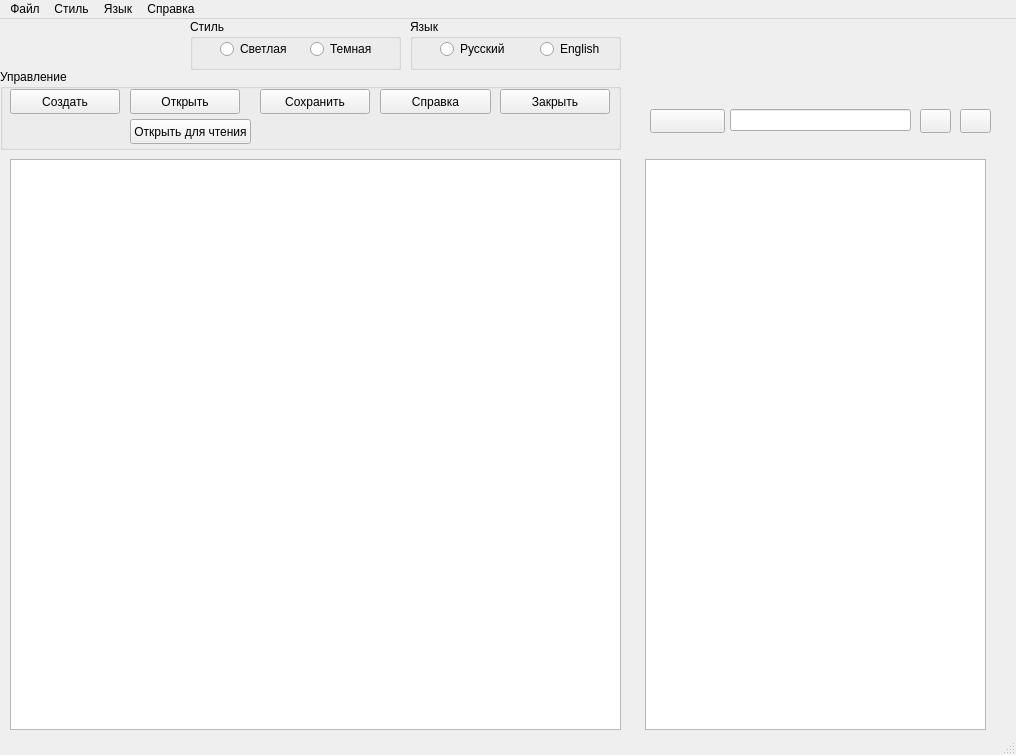
<?xml version="1.0" encoding="UTF-8"?>
<ui version="4.0">
 <class>MainWindow</class>
 <widget class="QMainWindow" name="MainWindow">
  <property name="geometry">
   <rect>
    <x>0</x>
    <y>0</y>
    <width>1016</width>
    <height>755</height>
   </rect>
  </property>
  <property name="windowTitle">
   <string>RK txt </string>
  </property>
  <widget class="QWidget" name="centralwidget">
   <widget class="QTextEdit" name="textEdit">
    <property name="geometry">
     <rect>
      <x>10</x>
      <y>140</y>
      <width>611</width>
      <height>571</height>
     </rect>
    </property>
   </widget>
   <widget class="QPushButton" name="open_pushButton">
    <property name="geometry">
     <rect>
      <x>130</x>
      <y>70</y>
      <width>110</width>
      <height>25</height>
     </rect>
    </property>
    <property name="text">
     <string>Открыть</string>
    </property>
   </widget>
   <widget class="QPushButton" name="save_pushButton">
    <property name="geometry">
     <rect>
      <x>260</x>
      <y>70</y>
      <width>110</width>
      <height>25</height>
     </rect>
    </property>
    <property name="text">
     <string>Сохранить</string>
    </property>
   </widget>
   <widget class="QPushButton" name="new_pushButton">
    <property name="geometry">
     <rect>
      <x>10</x>
      <y>70</y>
      <width>110</width>
      <height>25</height>
     </rect>
    </property>
    <property name="text">
     <string>Создать</string>
    </property>
   </widget>
   <widget class="QPushButton" name="close_pushButton">
    <property name="geometry">
     <rect>
      <x>500</x>
      <y>70</y>
      <width>110</width>
      <height>25</height>
     </rect>
    </property>
    <property name="text">
     <string>Закрыть</string>
    </property>
   </widget>
   <widget class="QPushButton" name="help_pushButton">
    <property name="geometry">
     <rect>
      <x>380</x>
      <y>70</y>
      <width>111</width>
      <height>25</height>
     </rect>
    </property>
    <property name="text">
     <string>Справка</string>
    </property>
   </widget>
   <widget class="QRadioButton" name="radioBtnRU">
    <property name="geometry">
     <rect>
      <x>440</x>
      <y>20</y>
      <width>89</width>
      <height>20</height>
     </rect>
    </property>
    <property name="text">
     <string>Русский</string>
    </property>
   </widget>
   <widget class="QRadioButton" name="radioBtnENG">
    <property name="geometry">
     <rect>
      <x>540</x>
      <y>20</y>
      <width>89</width>
      <height>20</height>
     </rect>
    </property>
    <property name="text">
     <string>English</string>
    </property>
   </widget>
   <widget class="QPushButton" name="openRead_pushButton">
    <property name="geometry">
     <rect>
      <x>130</x>
      <y>100</y>
      <width>121</width>
      <height>25</height>
     </rect>
    </property>
    <property name="text">
     <string>Открыть для чтения</string>
    </property>
   </widget>
   <widget class="QGroupBox" name="groupBox">
    <property name="geometry">
     <rect>
      <x>0</x>
      <y>50</y>
      <width>621</width>
      <height>81</height>
     </rect>
    </property>
    <property name="title">
     <string>Управление</string>
    </property>
   </widget>
   <widget class="QGroupBox" name="groupBoxLang">
    <property name="geometry">
     <rect>
      <x>410</x>
      <y>0</y>
      <width>211</width>
      <height>51</height>
     </rect>
    </property>
    <property name="title">
     <string>Язык</string>
    </property>
   </widget>
   <widget class="QRadioButton" name="radioButtonLight">
    <property name="geometry">
     <rect>
      <x>220</x>
      <y>20</y>
      <width>89</width>
      <height>20</height>
     </rect>
    </property>
    <property name="text">
     <string>Светлая</string>
    </property>
   </widget>
   <widget class="QRadioButton" name="radioButtonDark">
    <property name="geometry">
     <rect>
      <x>310</x>
      <y>20</y>
      <width>89</width>
      <height>20</height>
     </rect>
    </property>
    <property name="text">
     <string>Темная</string>
    </property>
   </widget>
   <widget class="QGroupBox" name="groupBoxStyle">
    <property name="geometry">
     <rect>
      <x>190</x>
      <y>0</y>
      <width>211</width>
      <height>51</height>
     </rect>
    </property>
    <property name="title">
     <string>Стиль</string>
    </property>
   </widget>
   <widget class="QLineEdit" name="lineEdit">
    <property name="geometry">
     <rect>
      <x>730</x>
      <y>90</y>
      <width>181</width>
      <height>22</height>
     </rect>
    </property>
   </widget>
   <widget class="QPushButton" name="pushButton_2">
    <property name="geometry">
     <rect>
      <x>650</x>
      <y>90</y>
      <width>75</width>
      <height>24</height>
     </rect>
    </property>
    <property name="text">
     <string/>
    </property>
    <property name="icon">
     <iconset resource="img.qrc">
      <normaloff>:/img/folderup.png</normaloff>:/img/folderup.png</iconset>
    </property>
   </widget>
   <widget class="QListView" name="listView">
    <property name="geometry">
     <rect>
      <x>645</x>
      <y>140</y>
      <width>341</width>
      <height>571</height>
     </rect>
    </property>
   </widget>
   <widget class="QPushButton" name="pushButton_4">
    <property name="geometry">
     <rect>
      <x>960</x>
      <y>90</y>
      <width>31</width>
      <height>24</height>
     </rect>
    </property>
    <property name="text">
     <string/>
    </property>
    <property name="icon">
     <iconset resource="img.qrc">
      <normaloff>:/img/iconlist.png</normaloff>:/img/iconlist.png</iconset>
    </property>
   </widget>
   <widget class="QPushButton" name="pushButton_3">
    <property name="geometry">
     <rect>
      <x>920</x>
      <y>90</y>
      <width>31</width>
      <height>24</height>
     </rect>
    </property>
    <property name="text">
     <string/>
    </property>
    <property name="icon">
     <iconset resource="img.qrc">
      <normaloff>:/img/list.png</normaloff>:/img/list.png</iconset>
    </property>
   </widget>
   <zorder>groupBoxStyle</zorder>
   <zorder>groupBoxLang</zorder>
   <zorder>groupBox</zorder>
   <zorder>textEdit</zorder>
   <zorder>open_pushButton</zorder>
   <zorder>save_pushButton</zorder>
   <zorder>new_pushButton</zorder>
   <zorder>close_pushButton</zorder>
   <zorder>help_pushButton</zorder>
   <zorder>radioBtnRU</zorder>
   <zorder>radioBtnENG</zorder>
   <zorder>openRead_pushButton</zorder>
   <zorder>radioButtonLight</zorder>
   <zorder>radioButtonDark</zorder>
   <zorder>lineEdit</zorder>
   <zorder>pushButton_2</zorder>
   <zorder>listView</zorder>
   <zorder>pushButton_4</zorder>
   <zorder>pushButton_3</zorder>
  </widget>
  <widget class="QMenuBar" name="menubar">
   <property name="geometry">
    <rect>
     <x>0</x>
     <y>0</y>
     <width>1016</width>
     <height>22</height>
    </rect>
   </property>
   <widget class="QMenu" name="menuMain">
    <property name="title">
     <string>Файл</string>
    </property>
    <widget class="QMenu" name="menuOpen">
     <property name="title">
      <string>Открыть</string>
     </property>
     <addaction name="actionReadOnly"/>
     <addaction name="actionOpen"/>
    </widget>
    <addaction name="actionNew"/>
    <addaction name="menuOpen"/>
    <addaction name="actionSave"/>
    <addaction name="separator"/>
    <addaction name="actionPrint"/>
    <addaction name="separator"/>
    <addaction name="actionClose"/>
   </widget>
   <widget class="QMenu" name="menuStyle">
    <property name="title">
     <string>Стиль</string>
    </property>
    <addaction name="actionLight"/>
    <addaction name="actionDark"/>
   </widget>
   <widget class="QMenu" name="menuLang">
    <property name="title">
     <string>Язык</string>
    </property>
    <addaction name="actionRu"/>
    <addaction name="actionEng"/>
   </widget>
   <widget class="QMenu" name="menuHelp">
    <property name="title">
     <string>Справка</string>
    </property>
    <addaction name="actionHelp"/>
   </widget>
   <addaction name="menuMain"/>
   <addaction name="menuStyle"/>
   <addaction name="menuLang"/>
   <addaction name="menuHelp"/>
  </widget>
  <widget class="QStatusBar" name="statusbar"/>
  <action name="actionNew">
   <property name="text">
    <string>Создать</string>
   </property>
  </action>
  <action name="actionOpen">
   <property name="text">
    <string>Открыть</string>
   </property>
  </action>
  <action name="actionReadOnly">
   <property name="text">
    <string>Только для чтения</string>
   </property>
  </action>
  <action name="actionSave">
   <property name="text">
    <string>Сохранить</string>
   </property>
  </action>
  <action name="actionPrint">
   <property name="text">
    <string>Печать</string>
   </property>
  </action>
  <action name="actionClose">
   <property name="text">
    <string>Выход</string>
   </property>
  </action>
  <action name="actionLight">
   <property name="text">
    <string>Светлая</string>
   </property>
  </action>
  <action name="actionDark">
   <property name="text">
    <string>Темная</string>
   </property>
  </action>
  <action name="actionRu">
   <property name="text">
    <string>Русский</string>
   </property>
  </action>
  <action name="actionHelp">
   <property name="text">
    <string>Справка</string>
   </property>
  </action>
  <action name="actionEng">
   <property name="text">
    <string>Английский</string>
   </property>
  </action>
 </widget>
 <resources>
  <include location="img.qrc"/>
 </resources>
 <connections/>
</ui>
